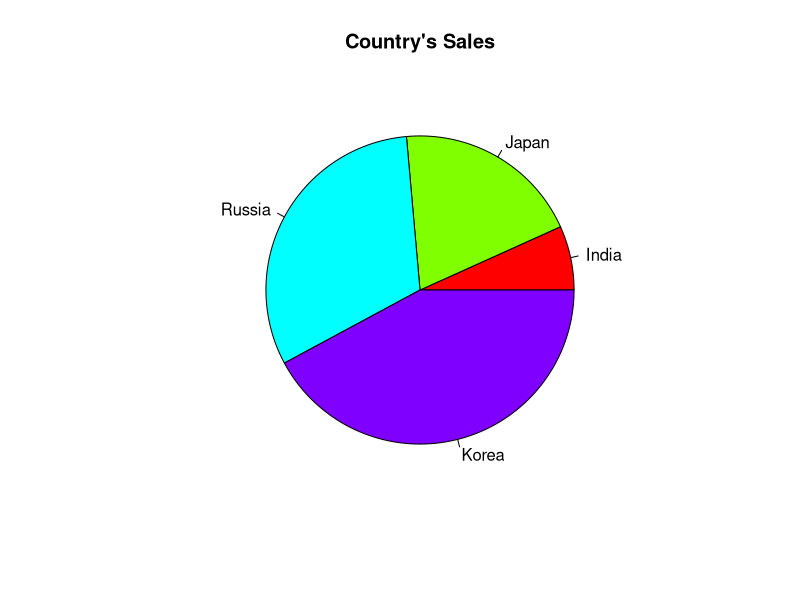
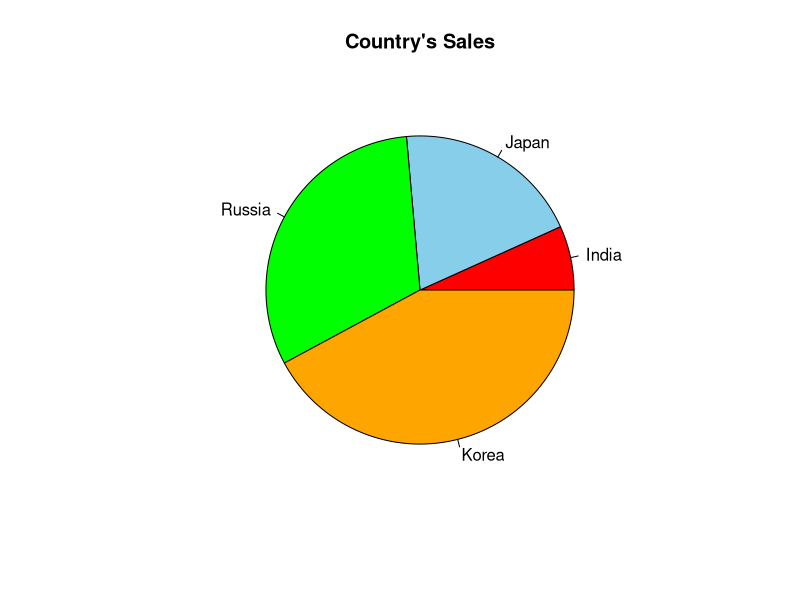
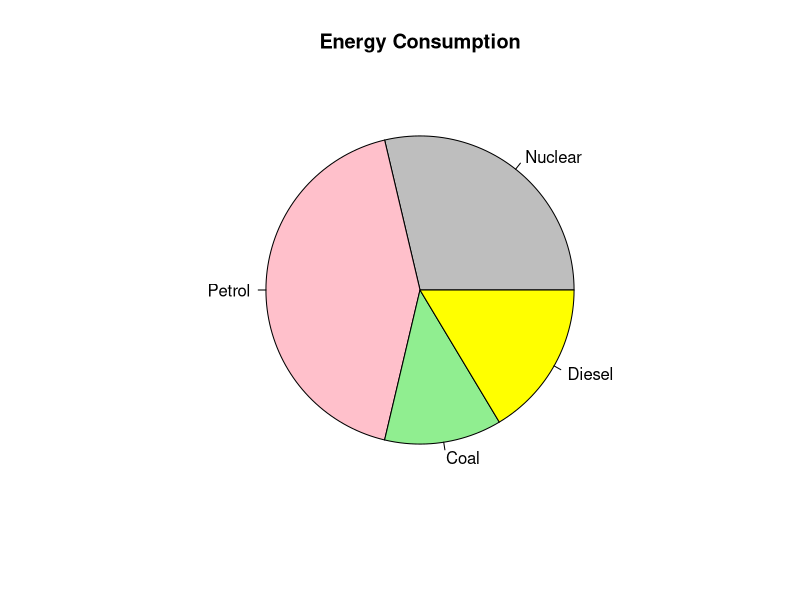
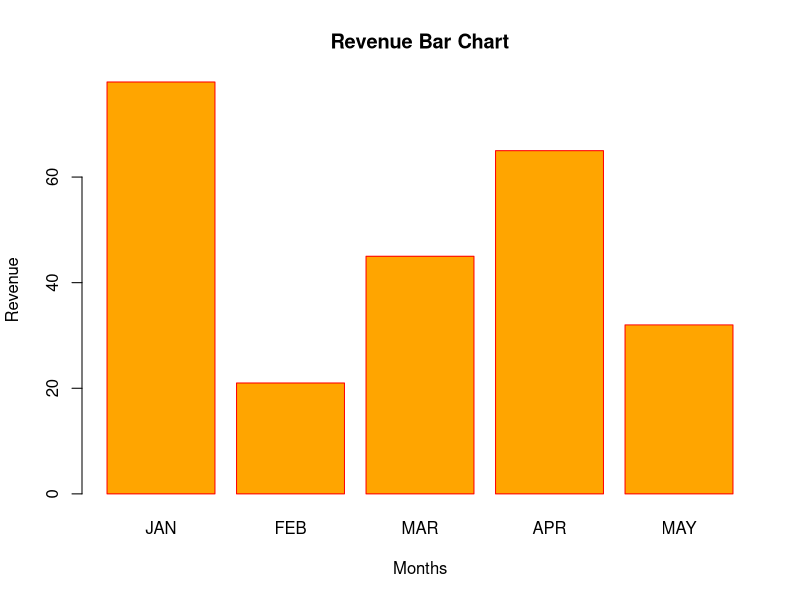

Generate these figures, in order, with R:
#Data Visualization

library(graphics)

#pie chart
#created by pie()
#pie(x(#Name of the variable),label,main(#Name of the chart),col)
#input taken as vector or dataframe

sales<-c(12,35,56,75)
label<-c("India","Japan","Russia","Korea")
pie(sales,label,main="Country's Sales",col=rainbow(length(sales)))

c1<-c('red','skyblue','green','orange')
pie(sales,label,main="Country's Sales",col=c1)

d1<-data.frame(Energy=c("Nuclear","Petrol","Coal","Diesel"), Utilized=c(35,52,15,20))
d1
#l<-c(Nuclear,Petrol,Coal,Diesel)
c2<-c('grey','pink','lightgreen','yellow')
pie(d1$Utilized,label=d1$Energy,main="Energy Consumption",col=c2)



#Bar Graph
#It is used for representing categorical data
#barplots(x,names.arg,xlab,ylab,main,col)
#Revenue earned in Jan-May

revenue<-c(78,21,45,65,32)
l<-c("JAN","FEB","MAR","APR","MAY")
barplot(revenue,names.arg=l,xlab="Months",ylab="Revenue",main="Revenue Bar Chart",col='orange',border='red')

